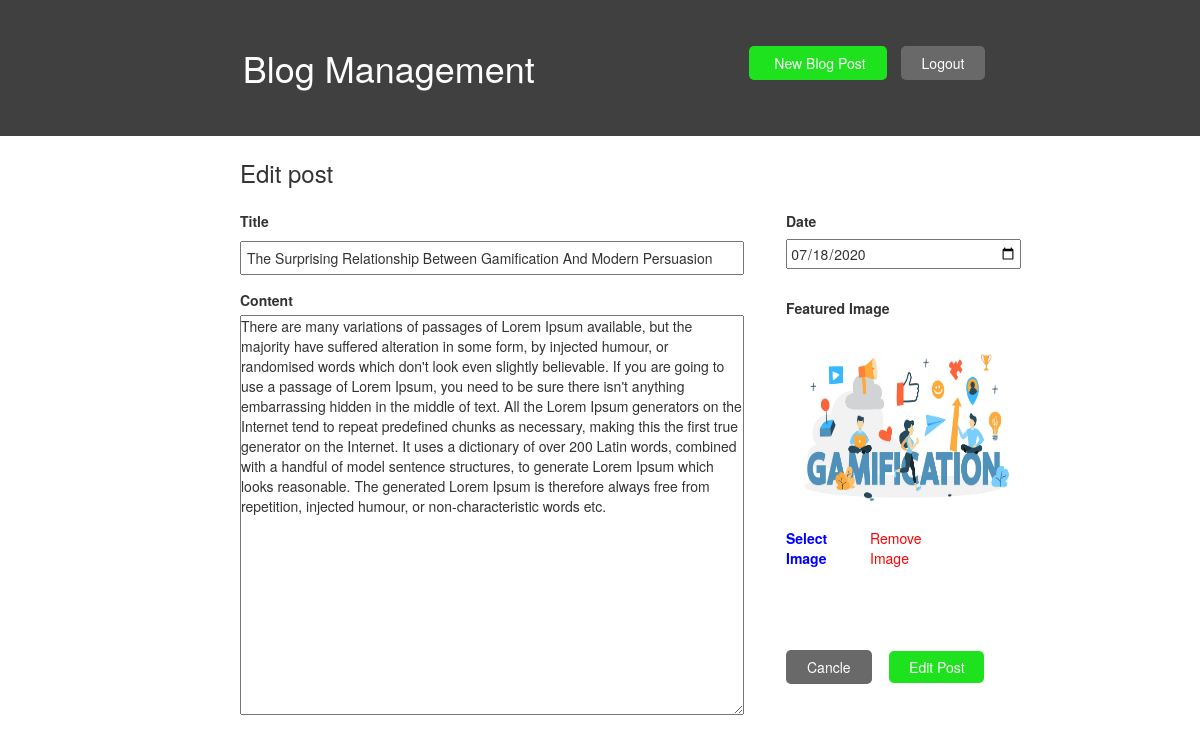
Page /edit_post.php?id=28 (signed in) on the committed database.
### tables this page shows
CREATE TABLE `posts` (
  `id` int(11) NOT NULL,
  `title` varchar(255) DEFAULT NULL,
  `content` longtext DEFAULT NULL,
  `date` date DEFAULT NULL,
  `imageUrl` text DEFAULT NULL,
  `userid` int(11) DEFAULT NULL
);

### classes/template.class.php (called while the page is built, shortened)
<?php
class Template{
    protected $template;
    public function __construct($temp){
        $this->template=$temp;
    }
    public function __toString(){
        include basename($this->template);
        return ob_get_clean();
    }
}

### classes/db.class.php (called while the page is built, shortened)
<?php
class Db{
    private $host="localhost";
    private $dbname="imelblog";
    private $pwd="";
    private $user="root";
    private $dbh;
    private $stmt;
    public function __construct(){
        $dsn='mysql:host='.$this->host.';dbname='.$this->dbname;
        $options=array(
            PDO::ATTR_PERSISTENT=>true,
            PDO::ATTR_ERRMODE=>PDO::ERRMODE_EXCEPTION
        );
        try {
            $this->dbh=new PDO($dsn,$this->user,$this->pwd,$options);
        } catch (PDOException $err) {
            $this->error=$err->getMessages();
        }
    }
    public function query($query){
        $this->stmt=$this->dbh->prepare($query);
    }
    public function bind($param,$value,$type=NULL){
        if(is_null($type)){
            switch (true) {
                default:
                    $type=PDO::PARAM_STR;
                    break;
            }
        }
        $this->stmt->bindValue($param,$value,$type);
    }
    public function execute(){
        return  $this->stmt->execute();
    }
    public function single(){
        $this->execute();
        return $this->stmt->fetch(PDO::FETCH_OBJ);
    }
}
?>

### classes/Blog.class.php (called while the page is built, shortened)
<?php
class Blog{
    private $db;
    public function __construct(){
        $this->db=new Db();
    }
    public function getPostById($PostID){
        $sql='SELECT p.id,p.title,p.content,p.date,p.imageUrl,p.userid,u.username,u.password FROM posts as p
        inner join users as u
        on p.userid=u.id
         Where p.id=:id';
        $this->db->query($sql);
        $this->db->bind(':id',$PostID);
        return $this->db->single();
    }
}

### includes/auto-load.inc.php (called while the page is built, shortened)
<?php
function myAutoLoader($className){
    $url=$_SERVER['HTTP_HOST'].$_SERVER['REQUEST_URI'];
    if(strpos($url,'includes')!== false){
        $path='../classes/';
    }else{
        $path='classes/';
    }
    $extension='.class.php';
}
?>

### template/edit_post.temp.php (the view, shortened to what this page needs)
<?php
   include 'header.temp.php';
   ?>
   <div class="add">
<h3>Edit post</h3>
    <form class="formadd" action="edit_post.php?id=<?php echo $post->id; ?>"  method="POST" enctype="multipart/form-data" >
        <div class="prvidio">
        <label for="">Title</label>
        <input type="text"  name="title" value="<?php echo $post->title; ?>">
        <label for="">Content</label>
        <textarea type="text" class="content" name="content"><?php echo $post->content; ?></textarea>
        </div>
        <div class="drugidio">
        <label for="">Date</label>
        <input type="date" name="date" value="<?php echo $post->date; ?>">
        <label for="" style=" margin-top:12%; ">Featured Image</label>
        <div  class="preview">
        <img style="width:100%; height:200px;" src="<?php echo $post->imageUrl; ?>" id="file-ip-1-preview">
      </div>
      <div class="t" style="display: flex; flex-direction: row; justify-content:space-between;">
      <label for="file-ip-1" style="color:blue;">Select Image</label>
      <div type="reset" style="color:red; margin-top:3%; " onclick="remove()">Remove Image</div>
      </div>
        <div  class="butt" style=" margin-top:20%; " >
        <a href="index.php" style="padding: 0.5em 1.5em; background-color:rgb(105,105,105) ; border-radius: 5px; color:white;" >Cancle</a>
        <input type="submit" style="padding: 0.4em 1.4em; background-color: rgb(30, 226, 30); border-radius: 5px; color:white; border:0; margin-left: 1em;" value='Edit Post' name="sub_post">
        </div>
        </div>
    </form>
    </div>
   <?php
    include 'footer.temp.php';
   ?>

### css/style.css (style rules this page uses)
* { margin: 0; padding: 0; box-sizing: border-box; }
.t { width: 75%; }
.add { width: 70%; margin-left: 20%; margin-top: 2%; }
.formadd { display: flex; flex-direction: row; }
.formadd input { margin-top: 1%; padding: 1%; }
.formadd label { margin-top: 3%; }
.prvidio, .drugidio { display: flex; flex-direction: column; }
.prvidio { width: 60%; margin-right:5%; }
.drugidio { width: 28%; margin-top: 1%; }
.content { height: 50vh; }

### rows in the picture
posts: title "The Surprising Relationship Between Gamification And Modern Persuasion", content "There are many variations of passages of Lorem Ipsum available, but the majority have suffered alteration in some form, by injected humour, or randomised words which don't look even slightly believable. If you are going to use a passage of Lorem Ipsum, you need to be sure there isn't anything embarrassing hidden in the middle of text. All the Lorem Ipsum generators on the Internet tend to repeat predefined chunks as necessary, making this the first true generator on the Internet. It uses a dictionary of over 200 Latin words, combined with a handful of model sentence structures, to generate Lorem Ipsum which looks reasonable. The generated Lorem Ipsum is therefore always free from…", date "07/18/2020", imageUrl (picture)
